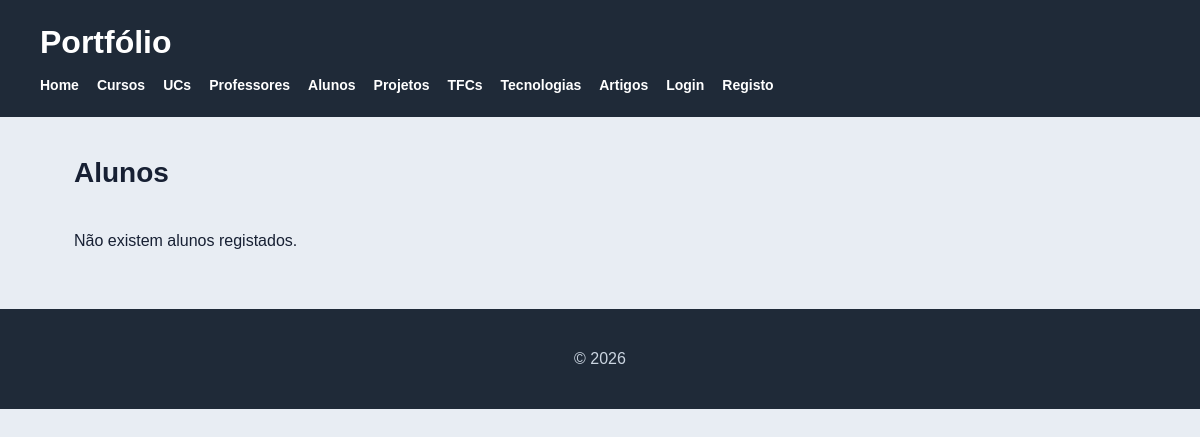
Before: /alunos/ with the older database file.
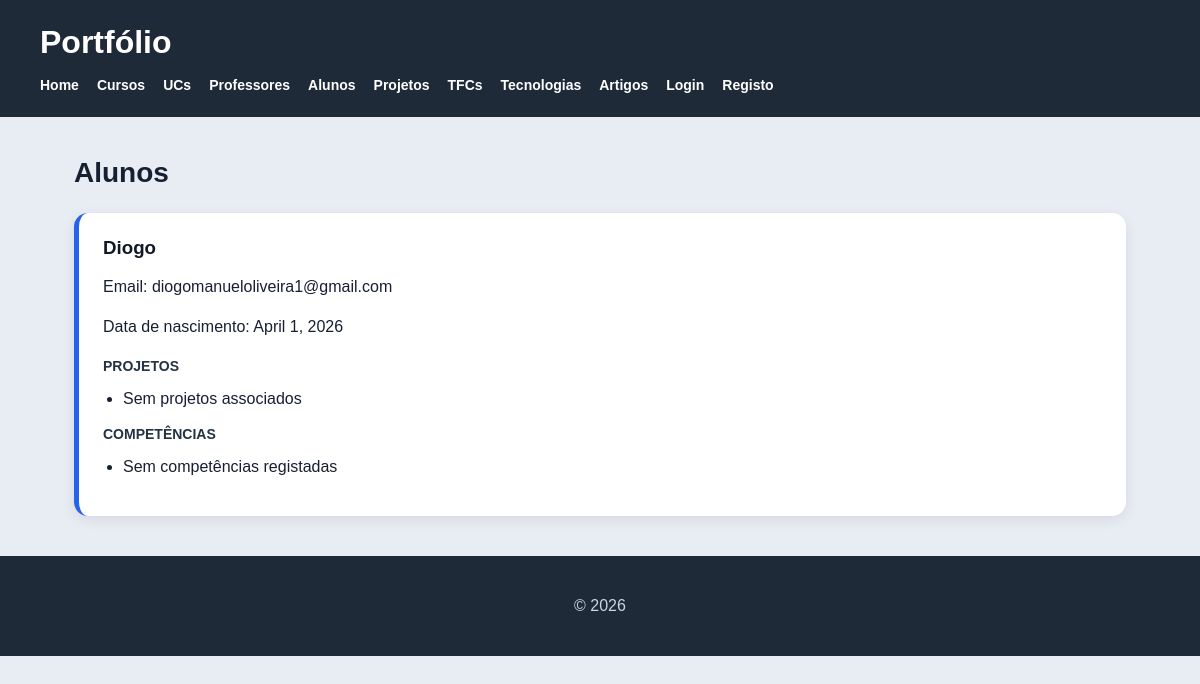
After: the same page with the newer database file.
### portfolio/models.py (models this page shows, shortened)
class Aluno(models.Model):
    nome = models.CharField(max_length=100)
    email = models.EmailField(unique=True)
    data_nascimento = models.DateField()

### portfolio/views.py (the view)
# urls.py: path('alunos/', views.alunos_view, name='alunos'),
def alunos_view(request):
    alunos = Aluno.objects.prefetch_related("competencias", "projetos", "inscricao").all()
    return render(request, "portfolio/alunos.html", {"alunos": alunos})

### portfolio/templates/portfolio/alunos.html
{% extends "portfolio/base.html" %}
{% block content %}
<h2>Alunos</h2>
<section>
    {% for aluno in alunos %}
        <article>
            <h3>{{ aluno.nome }}</h3>
            <p>Email: {{ aluno.email }}</p>
            <p>Data de nascimento: {{ aluno.data_nascimento }}</p>
            <h4>Projetos</h4>
            <ul>
                {% for projeto in aluno.projetos.all %}
                    <li>{{ projeto.nome }}</li>
                {% empty %}
                    <li>Sem projetos associados</li>
                {% endfor %}
            </ul>
            <h4>Competências</h4>
            <ul>
                {% for competencia in aluno.competencias.all %}
                    <li>{{ competencia.nome }} - {{ competencia.nivel }}</li>
                {% empty %}
                    <li>Sem competências registadas</li>
                {% endfor %}
            </ul>
        </article>
    {% empty %}
        <p>Não existem alunos registados.</p>
    {% endfor %}
</section>
{% endblock %}

Changed rows visible on the page:
added Aluno: nome "Diogo", email "diogomanueloliveira1@gmail.com", data_nascimento "April 1, 2026"
Other visible differences:
text no longer shown: "Não existem alunos registados."
